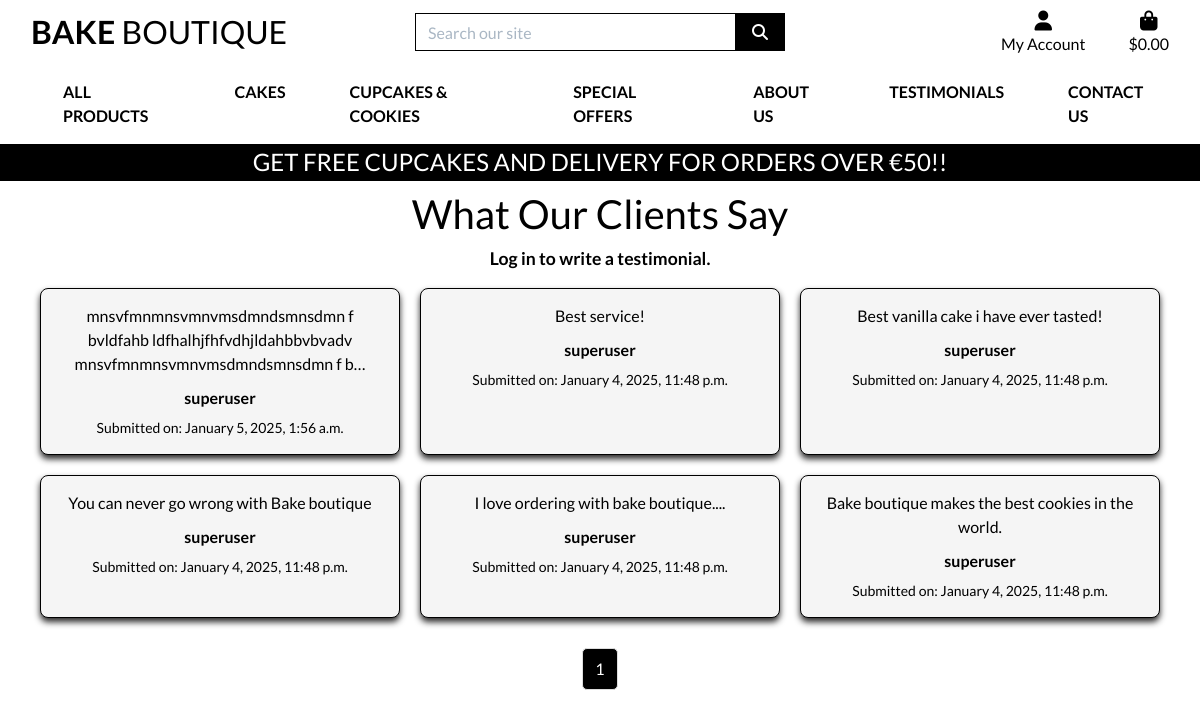
The page /testimonials/ on the database as committed earlier.
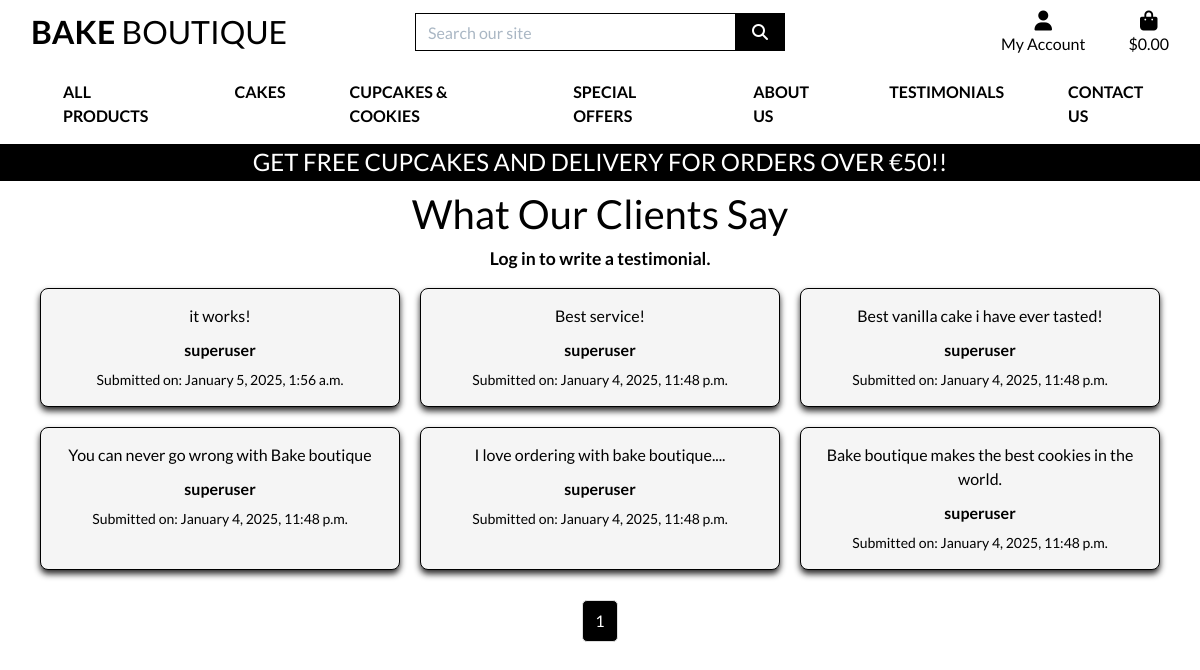
The same page on the database as committed later.
### testimonials/models.py (models this page shows, shortened)
class Testimonial(models.Model):
    user = models.ForeignKey(User, on_delete=models.CASCADE)  # Link to the user
    content = models.TextField()  # Testimonial content
    created_at = models.DateTimeField(auto_now_add=True)  # Automatically set the creation date
    approved = models.BooleanField(default=False)  # Admin approval status
    class Meta:
        ordering = ['-created_at']  # Order by newest first

### testimonials/views.py (the view)
# urls.py: path('', views.testimonial_list, name='testimonial_list'),
def testimonial_list(request):
    if request.user.is_authenticated:
        testimonials_list = Testimonial.objects.filter(
            Q(approved=True) | Q(user=request.user)
        ).order_by('-created_at')
    else:
        testimonials_list = Testimonial.objects.filter(approved=True).order_by('-created_at')
    paginator = Paginator(testimonials_list, 6)  # 6 testimonials per page
    page_number = request.GET.get('page')
    testimonials = paginator.get_page(page_number)
    return render(request, 'testimonials/testimonial_list.html', {
        'testimonials': testimonials
    })

### bag/contexts.py (called while the page is built, shortened)
def bag_contents(request):
    bag_items = []
    total = 0
    product_count = 0
    bag = request.session.get('bag', {})
    if total < settings.FREE_DELIVERY_THRESHOLD:
        delivery = total * Decimal(settings.STANDARD_DELIVERY_PERCENTAGE / 100)
        free_delivery_delta = settings.FREE_DELIVERY_THRESHOLD - total
    else:
        delivery = 0
        free_delivery_delta = 0
    grand_total = delivery + total
    context = {
        'bag_items': bag_items,
        'total': total,
        'product_count': product_count,
        'delivery': delivery,
        'free_delivery_delta': free_delivery_delta,
        'free_delivery_threshold': settings.FREE_DELIVERY_THRESHOLD,
        'grand_total': grand_total,
    }
    return context

### testimonials/templates/testimonials/testimonial_list.html (shortened to what this page needs)
{% extends "base.html" %}
{% load static %}
{% block extra_css %}
<link rel="stylesheet" href="{% static 'testimonials/css/testimonial.css' %}">
{% endblock %}
{% block content %}
<div class="testimonial-section">
    <h1>What Our Clients Say</h1>
    {% if user.is_authenticated %}
    <div class="mb-3">
        <a href="{% url 'add_testimonial' %}" class="btn btn-primary">Write a Testimonial</a>
    </div>
    {% else %}
    <p class="log-in-message">Log in to write a testimonial.</p>
    {% endif %}
    <div class="testimonial-grid">
        {% for testimonial in testimonials %}
        <div class="testimonial-card">
            <p class="testimonial-content">{{ testimonial.content|truncatechars:100 }}</p>
            <div class="testimonial-author">{{ testimonial.user.username }}</div>
            <div class="testimonial-date">
                <small>Submitted on: {{ testimonial.created_at|date:"F j, Y, g:i a" }}</small>
            </div>
        </div>
        {% empty %}
        <p>No testimonials available. Be the first to write one!</p>
        {% endfor %}
    </div>
    <div class="pagination">
        {% for num in testimonials.paginator.page_range %}
        <a href="?page={{ num }}" class="{% if testimonials.number == num %}active{% endif %}">{{ num }}</a>
        {% endfor %}
    </div>
</div>
{% endblock %}

Rows that differ between the two databases and show on the page:
changed Testimonial: content "mnsvfmnmnsvmnvmsdmndsmnsdmn f bvldfahb ldfhalhjfhfvdhjldahbbvbvadv mnsvfmnmnsvmnvmsdmndsmnsdmn f b…" → "it works!"
